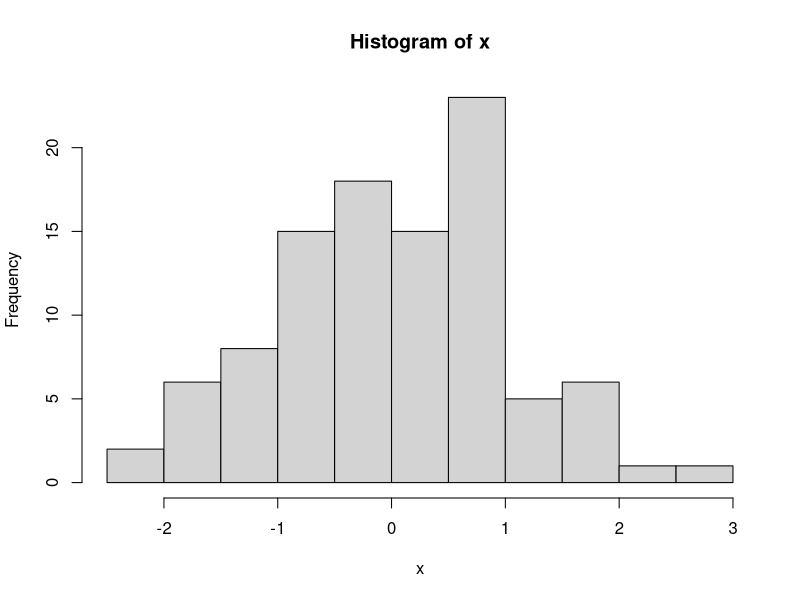

The R script that drew this image:
## ---- chunk 1
set.seed(19)
x = rnorm(100)
hist(x)
